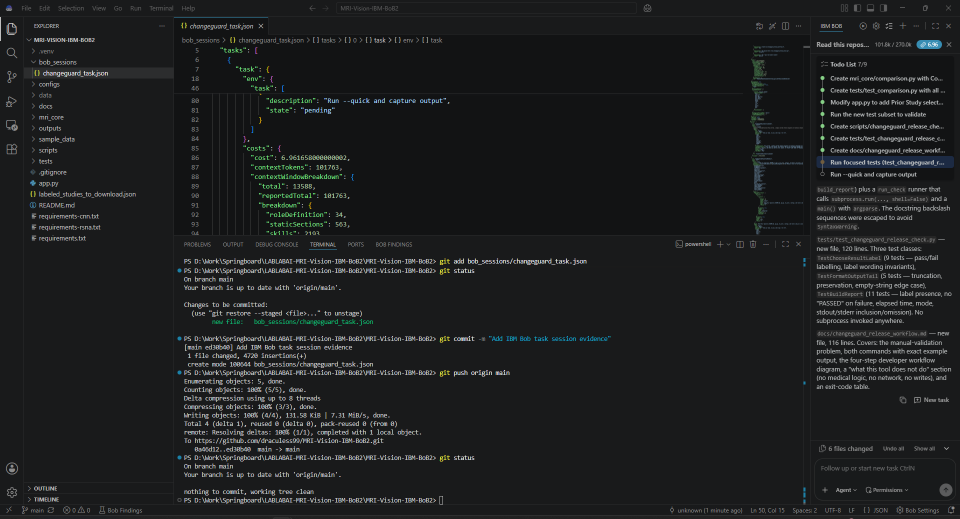
#> input picture bob_sessions/01-bob-session-usage.png, 1919 x 1038 px (shown at 1/2 size)
$ python -i preprocessing.py   (imports and definitions only)   (older library calls are emulated)
#> lines starting #> are read from the running program, lines starting #| are printed output that depends on the picture
#> further down, picture is the input picture: shape (1038, 1919, 3); mean B, G, R 31.5, 30.7, 29.1
import cv2
import numpy as np
from typing import Optional, Tuple

def to_grayscale(image: np.ndarray) -> np.ndarray:
    if len(image.shape) == 3:
        return cv2.cvtColor(image, cv2.COLOR_BGR2GRAY)
    return image.copy()

def resize_preserve_aspect(image: np.ndarray, target_width: int = 512) -> np.ndarray:
#> called with target_width = 512
    h, w = image.shape[:2]
#> h = 1038; w = 1919
    ratio = target_width / w
#> ratio = 0.267
    target_height = int(h * ratio)
#> target_height = 276
    return cv2.resize(image, (target_width, target_height), interpolation=cv2.INTER_AREA)
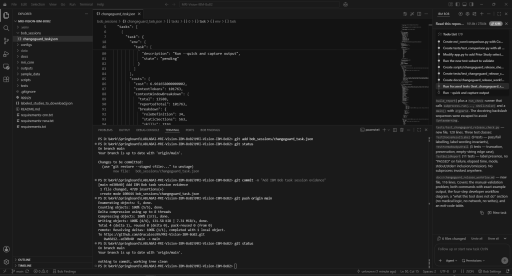
#> returned value: shape (276, 512); min 19, max 199, mean 30.5

def normalize_intensity(image: np.ndarray) -> np.ndarray:
    return cv2.normalize(image, None, alpha=0, beta=255, norm_type=cv2.NORM_MINMAX, dtype=cv2.CV_8U)

def apply_clahe(image: np.ndarray) -> np.ndarray:
    clahe = cv2.createCLAHE(clipLimit=2.0, tileGridSize=(8, 8))
    return clahe.apply(image)
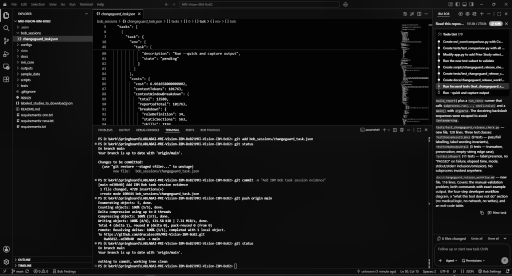
#> returned value: shape (276, 512); min 3, max 255, mean 22

def denoise(image: np.ndarray) -> np.ndarray:
    return cv2.GaussianBlur(image, (5, 5), 0)
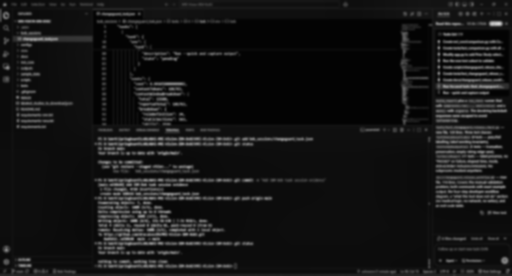
#> returned value: shape (276, 512); min 3, max 211, mean 22

def preprocess_image(image: np.ndarray) -> np.ndarray:
    """
    Combined preprocessing pipeline (Generic V0.1).
    Does not modify the original image array.
    """
    gray = to_grayscale(image)
    resized = resize_preserve_aspect(gray)
    normalized = normalize_intensity(resized)
    enhanced = apply_clahe(normalized)
    denoised = denoise(enhanced)
    return denoised

# --- MRI-Aware Preprocessing Pathway (V0.2) ---

# [85 lines left out: functions validate_finite, robust_percentile_normalize, to_uint8_image, preprocess_mri_slice, not called in this run]

>>> import cv2
>>> picture = cv2.imread('../bob_sessions/01-bob-session-usage.png')
>>> result = preprocess_image(picture)
